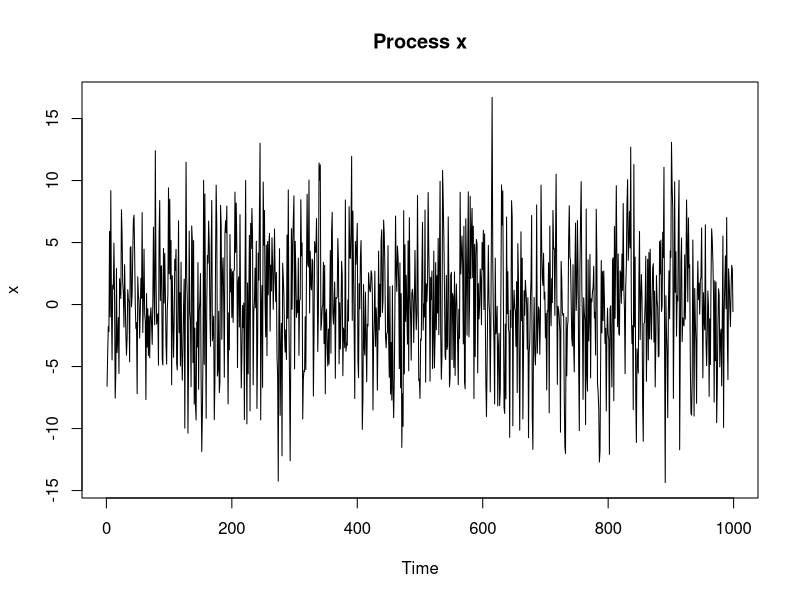
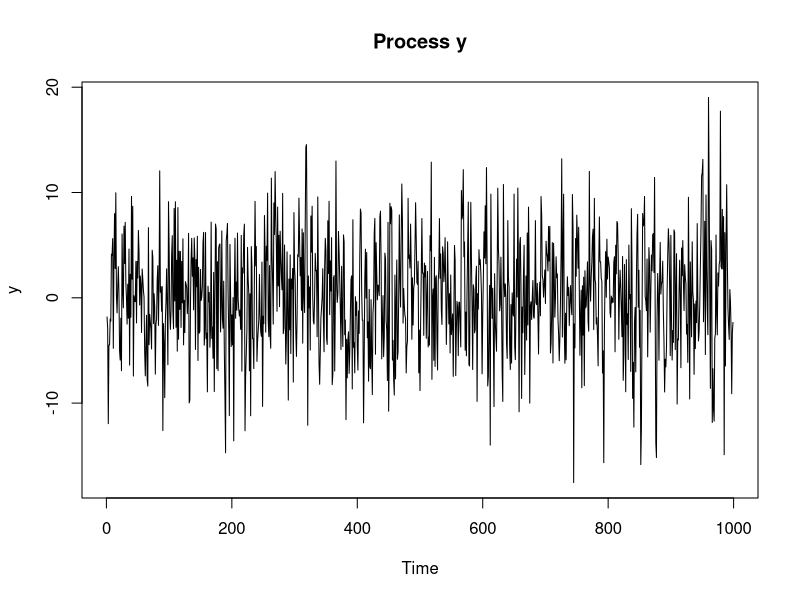
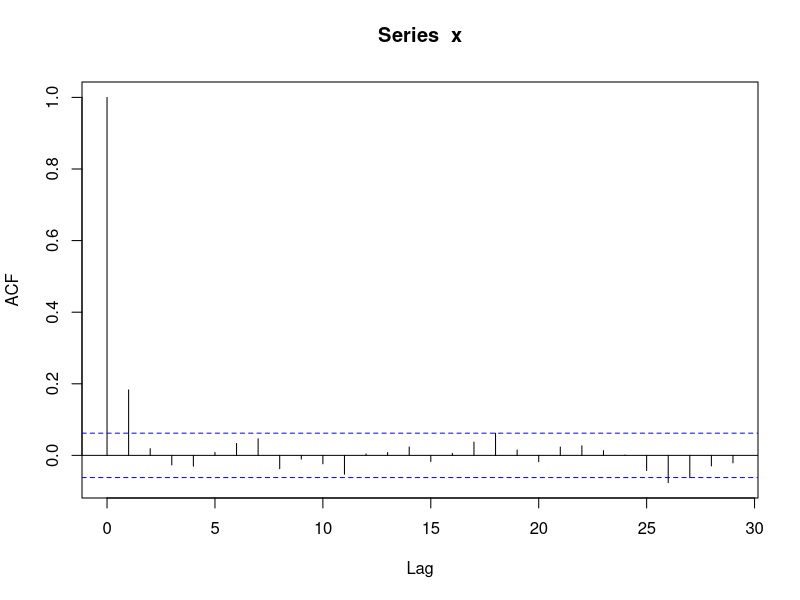
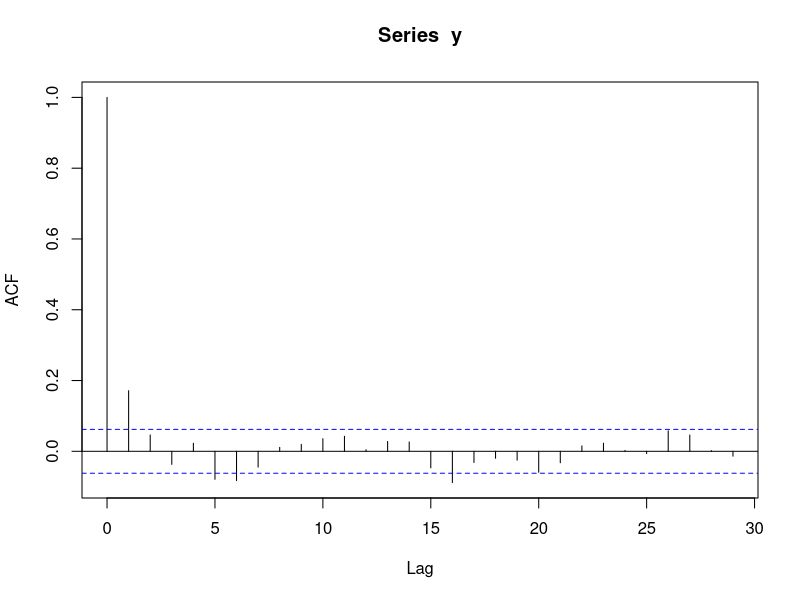

These figures' R source, in order:
#Lösung für aufgabe 3 a)
w = rnorm(1000,sd=5)
w = ts(w)
x = w+0.2*lag(w)
plot(x,main="Process x")
v = rnorm(1000)
v = ts(v)
y = v+5*lag(v)
plot(y,main="Process y")
#Lösung für aufgabe 3 b)
acf(x)
acf(y)
